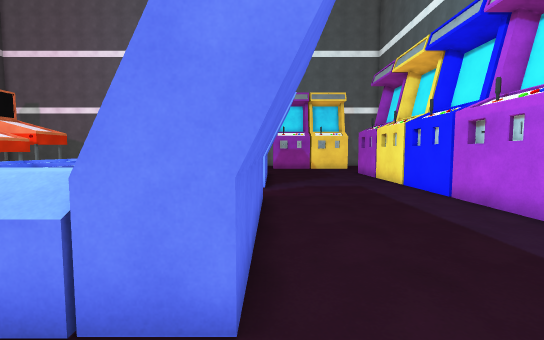
view 1 (above)

23 first-person views from a walk through a Unity game level. The camera is 1.5 m above the floor, tilts 4° down and sees 90° across. The floor is counted in squares, 1 m on a side. Each view is taken from the middle of a square. On the plan, view 1 faces up. The plan holds only what a view shows up to about 14 squares ahead; the rest is blank. The place goes on beyond the plan. The player character is not drawn.

view 2
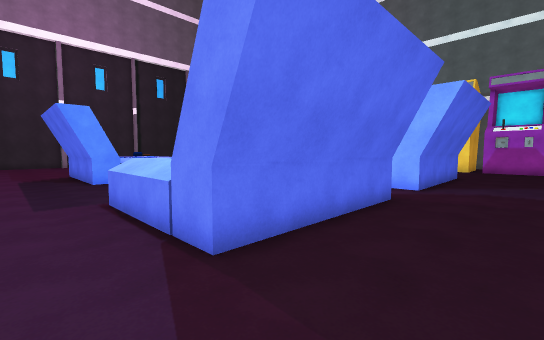

view 3
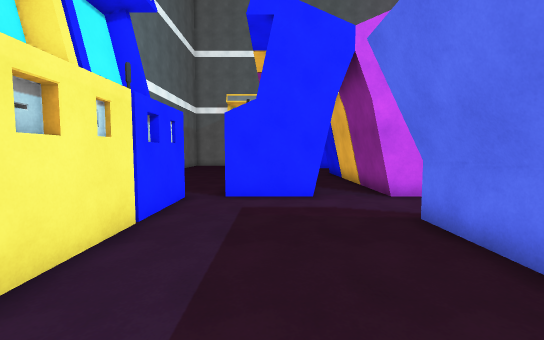

view 4
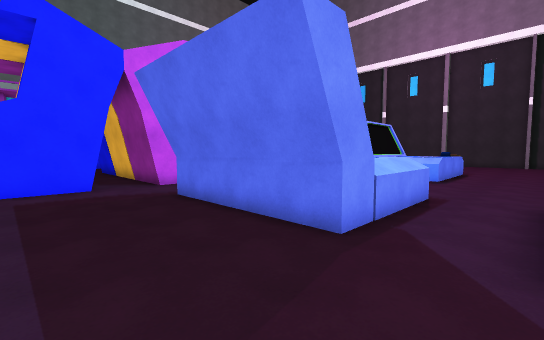

view 5
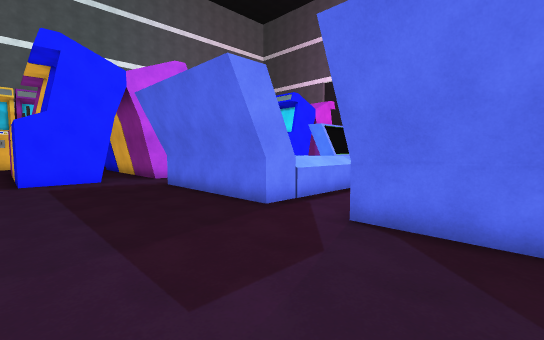

view 6
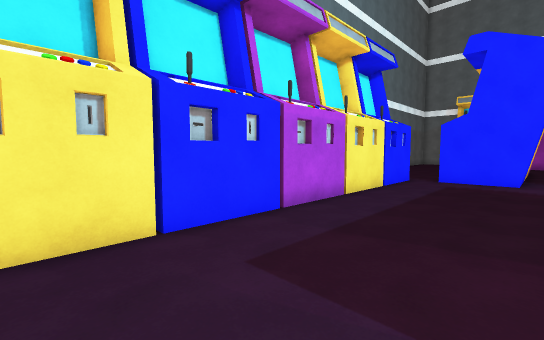

view 7
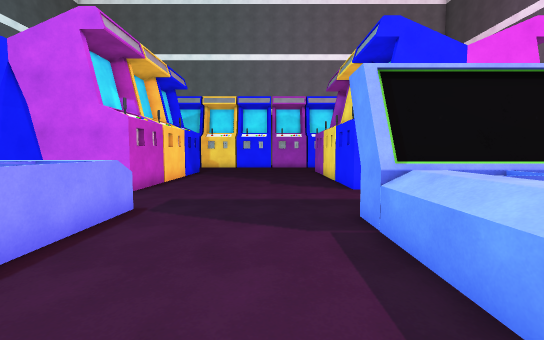

view 8
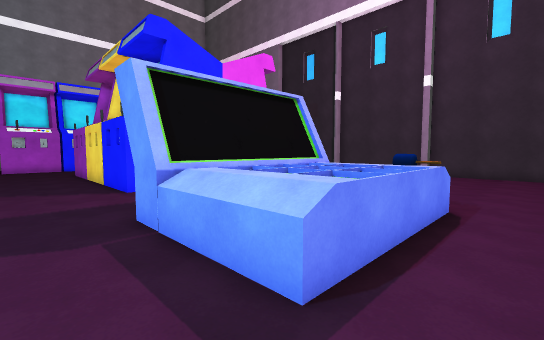

view 9
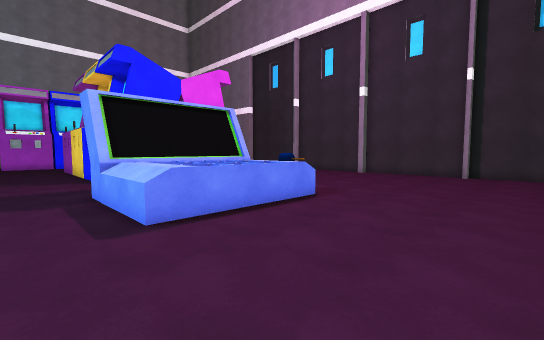

view 10
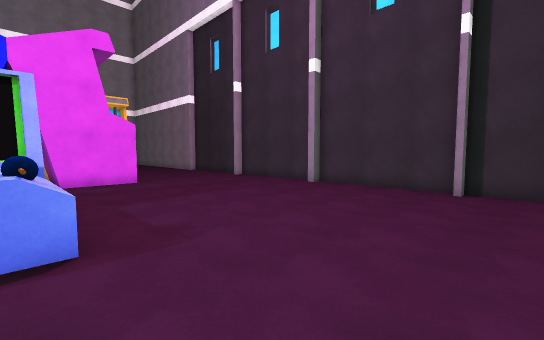

view 11
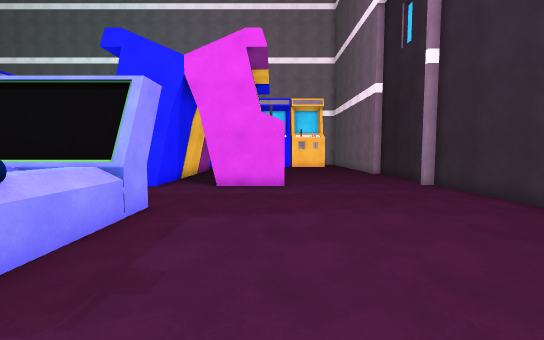

view 12
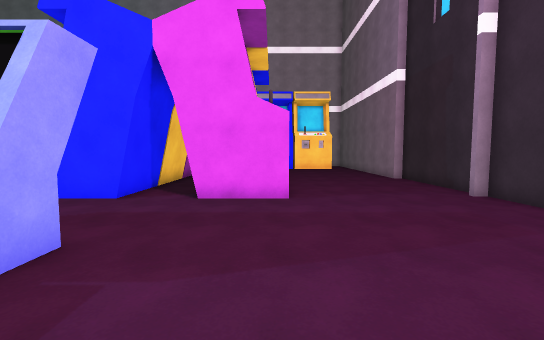

view 13
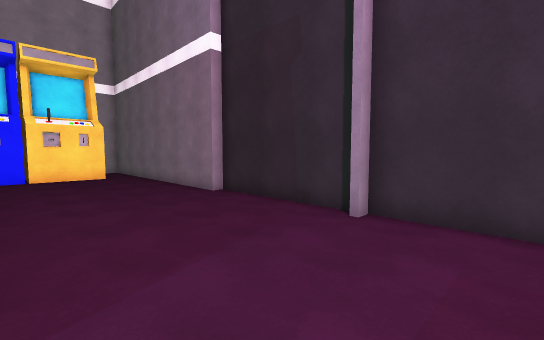

view 14
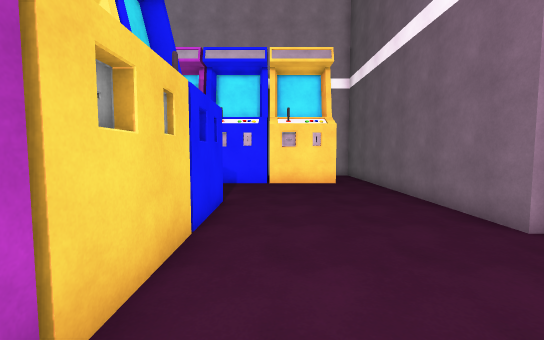

view 15
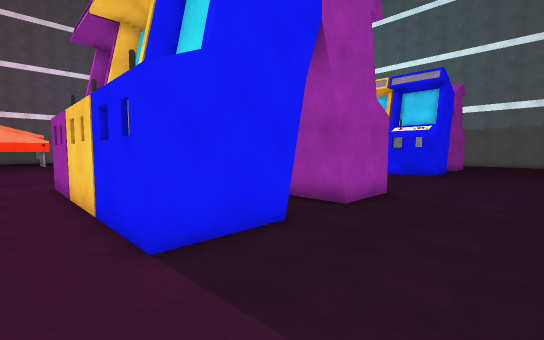

view 16
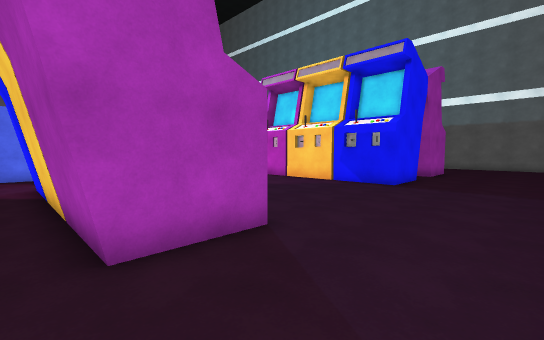

view 17
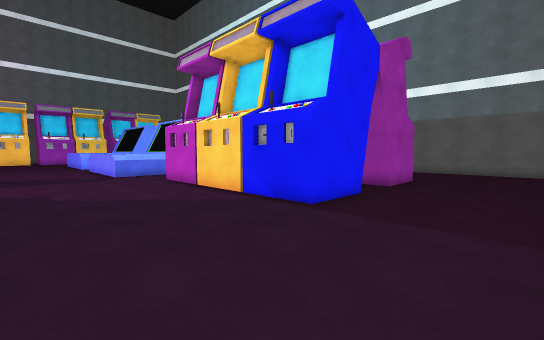

view 18
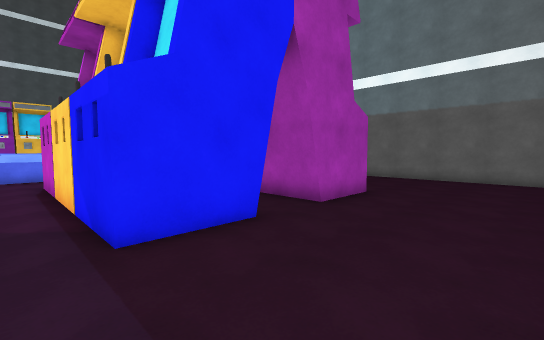

view 19
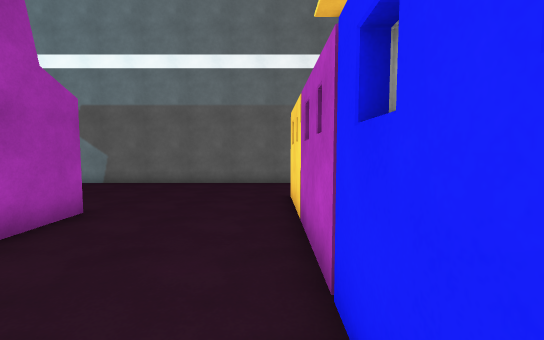

view 20
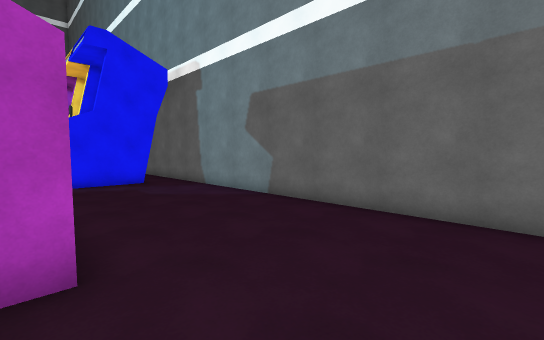

view 21
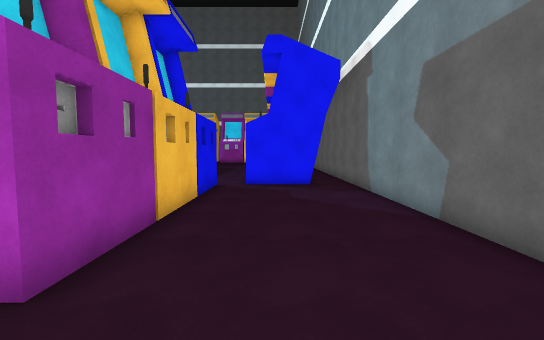

view 22
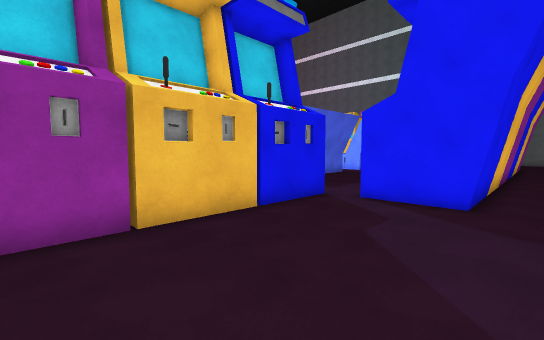

view 23
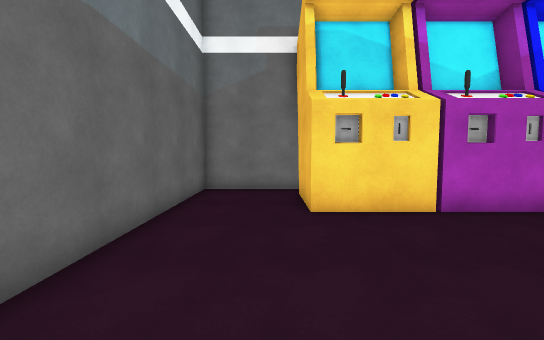

### Floor plan
Points are (right, up) in squares from view 1. A wall is a line through its corners. A room is listed if a view was taken in it or the views show most of it. See-through windows are left out.
Room 1 (views 1, 2, 3, 4, 5, 6)
walls: (-0.3, 8.5) (-0.3, 2); (-1.6, 8.5) (-0.1, 8.5) (-0.1, 2.1) (-1.5, 2.1); (1.3, -0.9) (4.5, -0.9); (-0.1, 14.5) (-0.1, 11.1) (-1.4, 11.1); (-0.3, 14.5) (-0.3, 11); (5.8, -0.8) (5.8, 14.1)
ways out: opening at (-1, 0.5) to room 2; opening at (-0.5, 9.5) to room 2; opening at (0, 0) to room 2; opening at (5, -1) to room 2
Room 2 (views 7, 8, 9, 10, 11, 12, 13, 14, 15, 16, 17, 18, 19, 20, 21, 22, 23)
walls: (-15.1, -1.5) (-12.2, -1.5) (-12.2, -7.6); (-12.1, -11.1) (-15.1, -11.1); (-3.4, 4.6) (-4.6, 4.6); (-15.4, -11.1) (-15.4, -1.5); (-0.8, -0.9) (-0.8, -6); (-1.5, 2.1) (-5.4, 2.1) (-5.4, 5.5); (-17.3, -11.1) (-20.5, -11.1) (-20.5, -1.5) (-17.4, -1.5) (-17.4, -4.9); (-5.5, 8.5) (-1.6, 8.5); (1.3, -5) (1.3, -0.9); (-0.5, -10.4) (-3.8, -10.4) (-3.8, -0.9) (-0.7, -0.9) (-0.7, -6); (1.3, -10.4) (1.3, -8.1); (4.5, -0.9) (4.5, -10.4) (1.5, -10.4); (-1.5, -15.6) (7, -15.6) (7, -18.6); (-26.7, -7.8) (-26.7, -17); (-26.7, 4.2) (-26.7, 3.8); (-27.1, 3.5) (-27.1, -7.8); (-25, -15.6) (-19.6, -15.6); (-27.1, 9.9) (-27.1, 4.2); (-27.1, 13.1) (-27.1, 10.1); (9, 9.8) (9, -0.8) (5.8, -0.8); (10.7, -19.5) (10.7, 0.9)
low walls: (-15.1, -7.5) (-15.1, -1.5); (-15.1, -8.5) (-15.1, -7.8); (-15.1, -11.1) (-15.1, -8.6); (1.5, -10.4) (1.5, -7.8); (8.8, 0.4) (8.8, -0.5)
ways out: opening at (-1, 0.5) to room 1; opening at (-0.5, 9.5) to room 1; opening at (0, 0) to room 1; opening at (5, -1) to room 1
objects: other object (-17, 3) to (-11, 7); hammer (-16, 6) to (-16, 7)

Positions as (right, up) in squares from view 1, and headings:
1: (0, 0), facing up
2: (3, 0), facing up-left
3: (3, 8), facing down
4: (4, 11), facing down-left
5: (5, 14), facing down-left
6: (1, 14), facing down-right
7: (-9, 9), facing down
8: (-9, 9), facing down-left
9: (-9, 13), facing down-left
10: (-16, 12), facing down-left
11: (-20, 10), facing down
12: (-20, 7), facing down
13: (-21, 1), facing down-left
14: (-22, -3), facing down
15: (-22, -15), facing up-right
16: (-16, -15), facing up-right
17: (-10, -15), facing up-right
18: (-5, -15), facing up-right
19: (-2, -15), facing right
20: (4, -14), facing up-right
21: (7, -13), facing up
22: (10, -9), facing up-left
23: (8, -9), facing down
